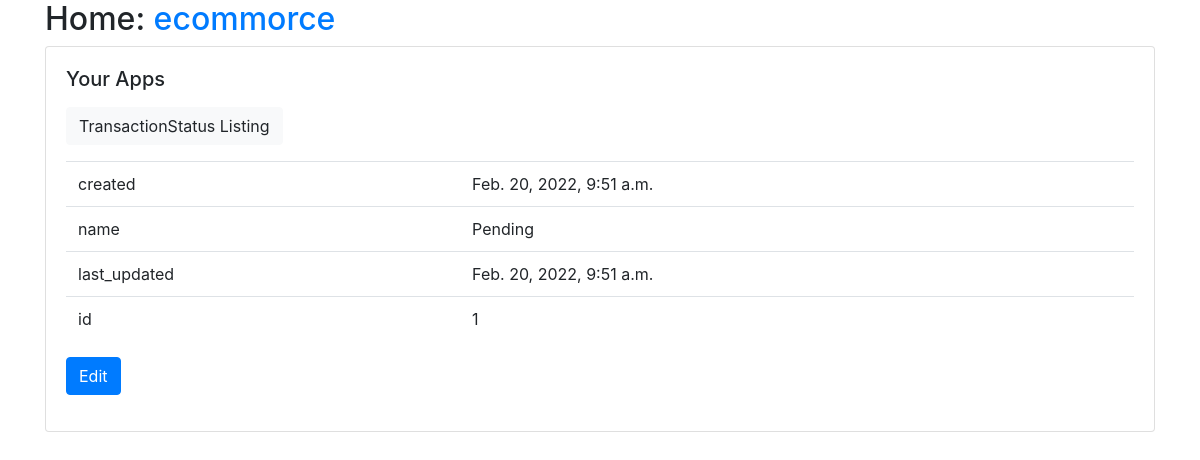
Screenshot of /Transaction/Transaction/TransactionStatus/detail/1/ with the database file from the repository.
### Transaction/models.py (models this page shows, shortened)
class TransactionStatus(models.Model):
    created = models.DateTimeField(auto_now_add=True, editable=False)
    name = models.CharField(max_length=30)
    last_updated = models.DateTimeField(auto_now=True, editable=False)
    id = models.AutoField(primary_key=True)
    class Meta:
        pass
    def get_update_url(self):
        return reverse("Transaction_TransactionStatus_update", args=(self.id,))

### Transaction/views.py (the view)
# urls.py: path("Transaction/TransactionStatus/detail/<int:id>/", views.TransactionStatusDetailView.as_view(), name="Transaction_TransactionStatus_detail"),
class TransactionStatusDetailView(generic.DetailView):
    model = models.TransactionStatus
    form_class = forms.TransactionStatusForm
    pk_url_kwarg = "id"

### Transaction/templates/Transaction/transactionstatus_detail.html
{% extends "base.html" %}
{% load static %}
{% block content %}
<p>
    <a class="btn btn-light" href="{% url 'Transaction_TransactionStatus_list' %}">
    TransactionStatus Listing
    </a>
</p>
<table class="table">
    <tr><td>created</td><td>{{ object.created }}</td></tr>
    <tr><td>name</td><td>{{ object.name }}</td></tr>
    <tr><td>last_updated</td><td>{{ object.last_updated }}</td></tr>
    <tr><td>id</td><td>{{ object.id }}</td></tr>
</table>
<a class="btn btn-primary" href="{{object.get_update_url}}">Edit</a>
{% endblock %}

### rows the page displays
TransactionStatus: created "Feb. 20, 2022, 9:51 a.m.", name "Pending", last_updated "Feb. 20, 2022, 9:51 a.m.", id "1"
